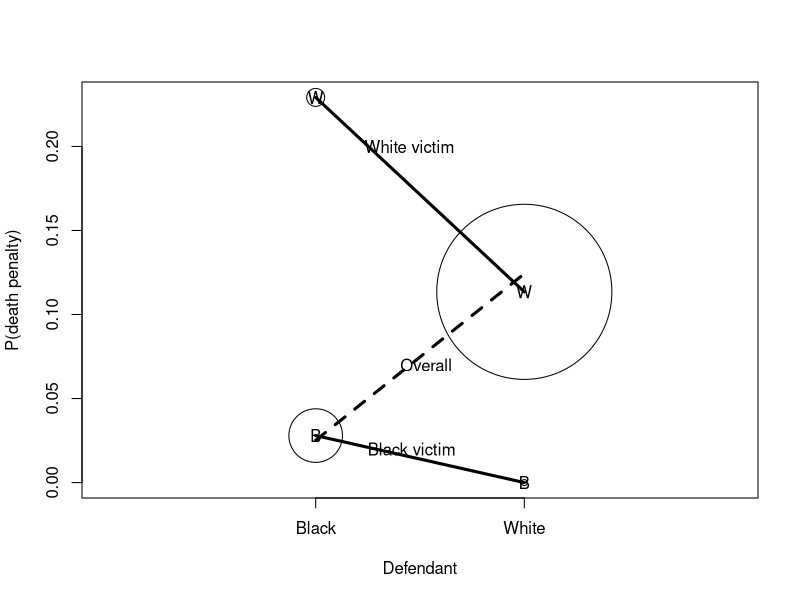

The R script that drew this image:
#-----Load data---
dat = read.csv('simpson.csv')
#-----Explore---------
dim(dat)
table(dat)
#----------------------
xtabs(~Death,dat)
#---------------------
xtabs(~Defendant,dat)
#----------------------
xtabs(~Victim,dat)
#-----------------------
xtabs(~Victim+Defendant,dat)
#----------One side of Simpson-------
xtabs(~Defendant+Death,dat)
#----------The other side of Simpson-------
table(dat)
xtabs(~Defendant+Death+Victim,dat)
#----------------------------
ft = table(dat)
mt = xtabs(~Victim+Defendant,dat)
dp=ft[,,"Yes"]/mt
#------------------------------
plot(1,ylim=range(dp),xlim=c(0,3),xlab='',ylab='',ty='n',xaxt='n')
axis(1,at=1:2,c("Black","White"))
title(xlab="Defendant",ylab='P(death penalty)')
#-----------------------------
text(2,dp["White","White"],'W')
#-----------------------------
points(2,dp["White","White"],cex=0.05*mt["White","White"])
#-----------------------------

text(1,dp["White","Black"],'W')
points(1,dp["White","Black"],cex=0.05*mt["White","Black"])

text(2,dp["Black","White"],'B')
points(2,dp["Black","White"],cex=0.05*mt["Black","White"])

text(1,dp["Black","Black"],'B')
points(1,dp["Black","Black"],cex=0.05*mt["Black","Black"])
#-----------------------------

lines(c(1,2), dp["Black",],lwd=3)
text(1.46,0.02,'Black victim')
#-----------------------------
lines(c(1,2), dp["White",],lwd=3)
text(1.45,0.2,'White victim')
#-----------------------------
(vicTot=margin.table(ft,1))
(vicDth=margin.table(ft[,,"Yes"],1))
#-----------------------------
lines(c(1,2),vicDth/vicTot,lty=2,lwd=3)
text(1.53,0.07,'Overall')
##Over
